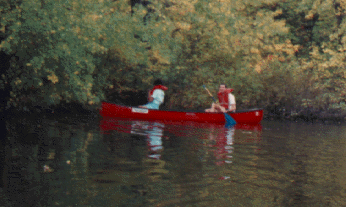
#> input picture 14week/canoe.png, 346 x 207 px
$ python '[IP]14주차_my_color_noise_reduction_202102695.py'
#> lines starting #> are read from the running program, lines starting #| are printed output that depends on the picture
import numpy as np
import cv2
import matplotlib.pyplot as plt


def my_get_Gaussian2D_mask(msize, sigma=1):
    y, x = np.mgrid[-(msize // 2):(msize // 2) + 1,
           -(msize // 2):(msize // 2) + 1]

    gaus2D = 1 / (2 * np.pi * sigma ** 2) * \
             np.exp(-((x ** 2 + y ** 2) / (2 * sigma ** 2)))

    gaus2D /= np.sum(gaus2D)
    return gaus2D


def my_normalize(src):
    dst = src.copy()
    dst *= 255
    dst = np.clip(dst, 0, 255)
    return dst.astype(np.uint8)


def my_padding(src, pad_shape):
    (h, w) = src.shape
    (p_h, p_w) = pad_shape
    pad_img = np.zeros((h + 2 * p_h, w + 2 * p_w))
    pad_img[p_h:p_h + h, p_w:p_w + w] = src
    return pad_img


def my_filtering(src, mask):
    """

    :param src: filtering 할 이미지
    :param mask: filtering 할 mask
    :return: filtering된 결과 이미지
    """

    (h, w) = src.shape
    # mask의 크기
    (m_h, m_w) = mask.shape
    # 직접 구현한 my_padding 함수를 이용
    pad_img = my_padding(src, (m_h // 2, m_w // 2))
    dst = np.zeros((h, w))
    for row in range(h):
        for col in range(w):
            val = np.sum(pad_img[row:row + m_h, col:col + m_w] * mask)
            dst[row, col] = val
    return dst


def add_gaus_noise(src, mean=0, sigma=0.1):
    # src : 0 ~ 255, dst : 0 ~ 1
    dst = src / 255
    h, w, c = dst.shape
    noise = np.random.normal(mean, sigma, size=(h, w, c))
    dst += noise
    return my_normalize(dst)


def my_median_filtering(src, msize):
    """

    :param src: filtering 할 이미
    :param msize: filter 크기
    :return: filtering된 이미지
    """
    h, w = src.shape

    dst = np.zeros((h, w))
    for row in range(h):
        for col in range(w):

            #########################################################
            # TODO
            # TODO median filtering 코드 작성
            # TODO median filtering 구현 시 np.median 사용금지
            # TODO median filtering 구현 시 sorting 관련 내장 함수 사용 허용
            # TODO 이전 실습 코드 참고
            #########################################################

            # mask = ???
            r_start = np.clip(row - (msize // 2), 0, h)
            r_end = np.clip(row + (msize // 2), 0, h)

            c_start = np.clip(col - (msize // 2), 0, w)
            c_end = np.clip(col + (msize // 2), 0, w)
            mask = src[r_start:r_end, c_start:c_end]

            # dst[row, col] = ???
            D1_msak = np.array(mask).flatten()
            D1_msak = np.sort(D1_msak)

            mid = len(D1_msak) // 2

            dst[row, col] = D1_msak[mid]

    return dst


if __name__ == '__main__':

    src = cv2.imread('canoe.png')
#> src is the input picture: shape (207, 346, 3); mean B, G, R 55.8, 70.4, 76.2
    np.random.seed(seed=100)

    # noise image: uint8 형
    noise_image = add_gaus_noise(src, mean=0.1, sigma=0.1)
    # noise image: float 형
    src_noise = noise_image / 255

    ######################################################
    # TODO
    # TODO RGB에서 Gaussian, Median filter 진행
    # TODO Filtering된 결과 이미지는 uint8형 타입이어야함
    #  -> (my_normalize 사용)
    ######################################################

    gaus2D = my_get_Gaussian2D_mask(msize=3, sigma=5)

    # rgb_gaussian_dst = ???
    B = src_noise[:, :, 0]
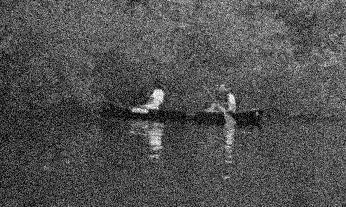
#> B: shape (207, 346) float64; min 0, max 1, mean 0.317
    G = src_noise[:, :, 1]
    R = src_noise[:, :, 2]

    gauss_B = my_filtering(B, gaus2D)
    gauss_G = my_filtering(G, gaus2D)
    gauss_R = my_filtering(R, gaus2D)

    rgb_gaussian_dst = np.dstack((gauss_B, gauss_G, gauss_R))
    rgb_gaussian_dst = my_normalize(rgb_gaussian_dst)

    # rgb_median_dst = ???

    median_B = my_median_filtering(B, 3)
    median_G = my_median_filtering(G, 3)
    median_R = my_median_filtering(R, 3)

    rgb_median_dst = np.dstack((median_B, median_G, median_R))
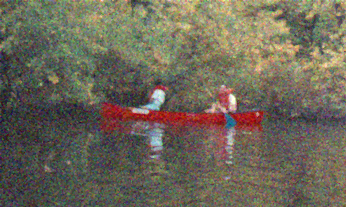
#> rgb_median_dst: shape (207, 346, 3) float64; mean B, G, R 0.348, 0.407, 0.429
    rgb_median_dst = my_normalize(rgb_median_dst)

    ######################################################
    # TODO
    # TODO YUV에서 Gaussian, Median filter 진행
    # TODO Filtering된 결과 이미지는 uint8형 타입이어야함
    #  -> (my_normalize 사용)
    # TODO yuv noise 이미지는 내장 모듈 사용 (cv2.COLOR_BGR2YUV)
    # TODO yuv_noise에서 첫번째 채널이 Y
    ######################################################

    gaus2D = my_get_Gaussian2D_mask(msize=3,  sigma=5)
    yuv_noise = cv2.cvtColor(noise_image, cv2.COLOR_BGR2YUV)
#> yuv_noise: shape (207, 346, 3); mean of channels 0, 1, 2 95.6, 120.8, 133
    yuv_noise = yuv_noise / 255
#> yuv_noise: shape (207, 346, 3) float64; mean of channels 0, 1, 2 0.375, 0.474, 0.521

    # yuv_gaussian_dst = ???
    Y = yuv_noise[:, :, 0]
    U = yuv_noise[:, :, 1]
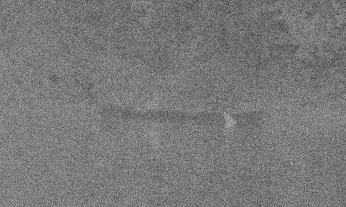
#> U: shape (207, 346) float64; min 0.212, max 0.773, mean 0.474
    V = yuv_noise[:, :, 2]
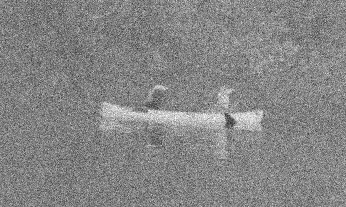
#> V: shape (207, 346) float64; min 0.157, max 1, mean 0.521

    filter_Y = my_filtering(Y, gaus2D)

    yuv_gaussian_dst = np.dstack((filter_Y, U, V))
#> yuv_gaussian_dst: shape (207, 346, 3) float64; mean of channels 0, 1, 2 0.373, 0.474, 0.521
    yuv_gaussian_dst = my_normalize(yuv_gaussian_dst)
#> in my_normalize (call 4), `dst *= 255`: dst: shape (207, 346, 3) float64; mean of channels 0, 1, 2 95.1, 120.8, 133

    # yuv_median_dst = ???
    median_Y = my_median_filtering(Y, 3)
#> call 4 of my_median_filtering, with msize = 3
#> after the loop in my_median_filtering (call 4), `for row in range(h):`:
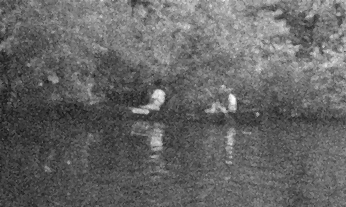
#> dst: shape (207, 346) float64; min 0.0745, max 0.992, mean 0.397

    yuv_median_dst = np.dstack((median_Y, U, V))
#> yuv_median_dst: shape (207, 346, 3) float64; mean of channels 0, 1, 2 0.397, 0.474, 0.521
    yuv_median_dst = my_normalize(yuv_median_dst)
#> in my_normalize (call 5), `dst *= 255`: dst: shape (207, 346, 3) float64; mean of channels 0, 1, 2 101.3, 120.8, 133
#> in my_normalize (call 5), `return dst.astype(np.uint8)`:
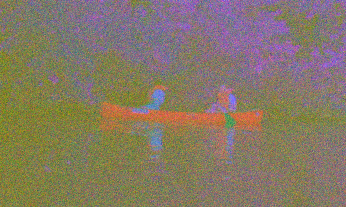
#> returned value: shape (207, 346, 3); mean of channels 0, 1, 2 101.3, 120.8, 133; drawn as B, G, R

    cv2.imshow('original', src)
    cv2.imshow('noise image', noise_image)
    cv2.imshow('RGB + gaussain filtering', rgb_gaussian_dst)
    cv2.imshow('RGB + medain filtering', rgb_median_dst)
    cv2.imshow('YUV + gaussian filtering', cv2.cvtColor(yuv_gaussian_dst, cv2.COLOR_YUV2BGR))
    cv2.imshow('YUV + median filtering', cv2.cvtColor(yuv_median_dst, cv2.COLOR_YUV2BGR))
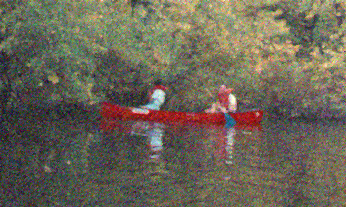
#> window 'YUV + median filtering': shape (207, 346, 3); mean B, G, R 86.6, 101.2, 106.9
    cv2.waitKey()
    cv2.destroyAllWindows()
